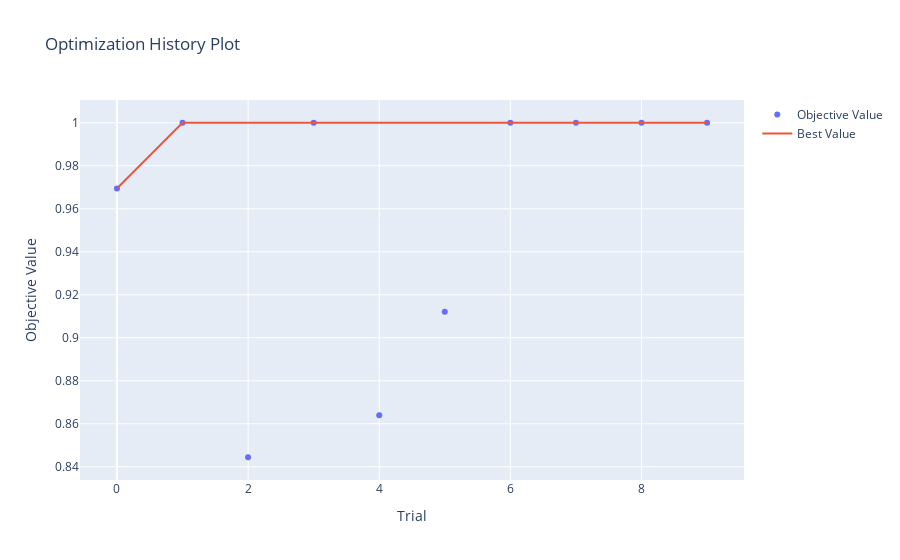

Write notebook code for a chart like this one.
### Code cell
vis.plot_optimization_history(study).show()

### Figure 1 — Plotly figure (JSON) as saved in the notebook; plotly's stock layout.template omitted (floating-point values rounded to 4 significant figures)
{"data": [{"mode": "markers", "name": "Objective Value", "type": "scatter", "x": [0, 1, 2, 3, 4, 5, 6, 7, 8, 9], "y": [0.9694, 1, 0.8444, 1, 0.8639, 0.912, 1, 1, 1, 1]}, {"mode": "lines", "name": "Best Value", "type": "scatter", "x": [0, 1, 2, 3, 4, 5, 6, 7, 8, 9], "y": [0.9694, 1, 1, 1, 1, 1, 1, 1, 1, 1]}, {"marker": {"color": "#cccccc"}, "mode": "markers", "name": "Infeasible Trial", "showlegend": false, "type": "scatter", "x": [], "y": []}], "layout": {"title": {"text": "Optimization History Plot"}, "xaxis": {"title": {"text": "Trial"}}, "yaxis": {"title": {"text": "Objective Value"}}}}
